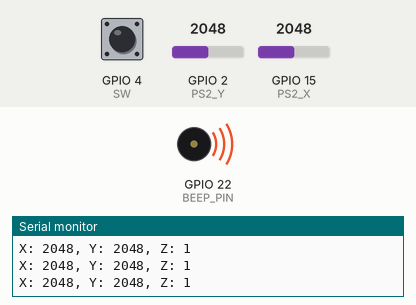
Simulated run of this sketch. Board: ESP32. On the bench: buzzer (waves = sounding, pin HIGH), the last lines printed to the serial monitor. The inputs (shaded band) are chosen by the test bench; at power-on: GPIO 4 (SW) HIGH, GPIO 2 (PS2_Y) = 2048, GPIO 15 (PS2_X) = 2048.

Above: at 1.2 s.
1.3 s: GPIO 4 (SW) pulled LOW for 1 s
At 1.7 s:
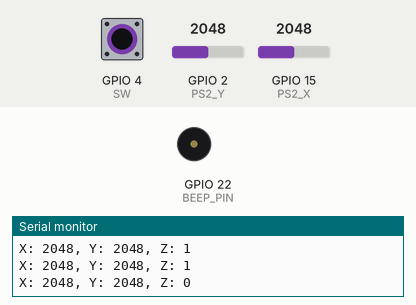
6.8 s: GPIO 4 (SW) pulled LOW for 3.2 s
At 11.2 s:
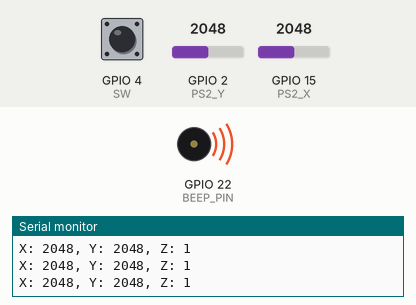
Timing chart, 0 to 12.7 s (numbered marks = the images above; inputs shaded):
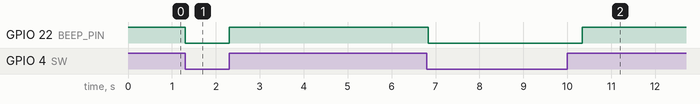

The sketch:

1.serial_print.ino
```cpp
/*
  该程序作用是通过 PS2 摇杆模块在串口监视器中打印读取到的数值
  在线文档：https://docs.geeksman.com/esp32/Arduino/21.esp32-arduino-ps2.html
*/
#define PS2_X   15
#define PS2_Y   2
#define SW      4
#define BEEP_PIN   22


void setup() {
  // 配置输入模式
  pinMode(PS2_X, INPUT);
  pinMode(PS2_Y, INPUT);
  pinMode(SW, INPUT_PULLUP);
  // 设定引脚为输出模式
  pinMode(BEEP_PIN, OUTPUT);
  digitalWrite(BEEP_PIN,HIGH);
  // 配置串口通信波特率
  Serial.begin(9600);
}

void loop() {
  if (Serial.available()) {
    char data = Serial.read();
    // 将数据重新发送到 UART
    Serial.write(data);
  }
  if(digitalRead(SW)==0)
  {
    //按下按钮了
    digitalWrite(BEEP_PIN, LOW);
    // 读取数值
    Serial.printf("X: %d, Y: %d, Z: %d\n", analogRead(PS2_X), analogRead(PS2_Y), digitalRead(SW));
    delay(500);
    digitalWrite(BEEP_PIN,HIGH);
  }
  else
  {
    Serial.printf("X: %d, Y: %d, Z: %d\n", analogRead(PS2_X), analogRead(PS2_Y), digitalRead(SW));
    delay(100);                           // 延时 1s
  }


}
```

Measured:
- after the input at 1.3 s, GPIO 22 (BEEP_PIN): HIGH → LOW at once, → HIGH 1.0 s later
- after the input at 6.8 s, GPIO 22 (BEEP_PIN): HIGH → LOW at once, → HIGH 3.5 s later
